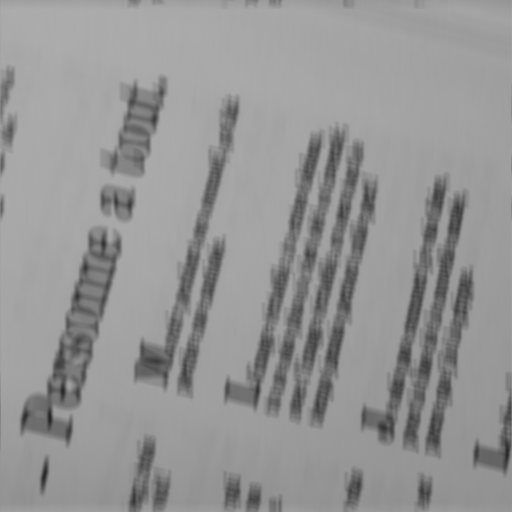
%> input picture part2/imageFloue.png, 512 x 512 px
$ octave studyWienerFilter.m   (GNU Octave 9; MATLAB toolbox functions it lacks are replaced by stand-ins)
%> lines starting %> are read from the running program, lines starting %| are printed output that depends on the picture; in (x1, y1, x2, y2) boxes, pixels count from 0 and x2, y2 are one past the last pixel; in counts of white or black regions, pixels touching at a corner belong together; the program's own positions count from 1
### part2/displayImageWithSpectrum.m
function displayImageWithSpectrum(input)
	figure(1);
	clf;

	% Plot image in grayscale
    grayscale = ([0:255] / 255)' * [1 1 1];

    subplot(1, 2, 1);
    image(input);
    colormap(grayscale);
    title('Image')

	transformed = fft2(input);
    transformed = fftshift(transformed);
    % Use a log scale to reduce displayed dynamic range
    logTransformed = log(abs(transformed) + 1);
    maxValue = max(max(logTransformed));
    minValue = min(min(logTransformed));
    logTransformed = (logTransformed - minValue) / (maxValue - minValue);
    logTransformed = 255 * logTransformed;

    subplot(1, 2, 2);
    image(logTransformed);
    colormap(grayscale);
    title('Frequency representation')
end

### part2/generateDegradingImpulseResponse.m
function output = generateDegradingImpulseResponse(input, width, height)
    imageWidth = size(input, 1);
    imageHeight = size(input, 2);
    output = zeros(imageWidth, imageHeight);

    % We want to obtain an integral of 1 (ie sum of total values = 1)
    value =  1 / (width * height);

    xBegin = ceil((imageWidth / 2) - (width / 2));
    yBegin = ceil((imageHeight / 2) - (height / 2));
    for x = xBegin:(xBegin + width - 1)
        for y = yBegin:(yBegin + height - 1)
            output(y, x) = value;
        end
    end
end

### part2/applyWienerFilter.m
function output = applyWienerFilter(input, reference, degradationImpulseResponse)
    % Convert images coefficient to doubles
    input = double(input);
    reference = double(reference);

    % Compute degradation filter transfer function
    degradationTransferFunction = fft2(degradationImpulseResponse);

    % Compute noise power spectrum from reference image
    Dr = fft2(reference) .* degradationTransferFunction;
    dr = ifft2(Dr);
    dq = round(dr);
    noise = dq - dr;
    noisePowerSpectrum = abs(fft2(noise)) .^ 2;

    % Compute reference image power spectrum
    referencePowerSpectrum = abs(fft2(reference)) .^ 2;

    % Compute Wiener filter transfer function
    HSquared = abs(degradationTransferFunction) .^ 2;
    noiseOverRef = noisePowerSpectrum ./ referencePowerSpectrum;
    wienerTransferFunction = (1 ./ degradationTransferFunction)...
                           .* ( HSquared ./ ( HSquared + noiseOverRef ) );

    % Apply Wiener filter
    output = ifft2( fft2(input) .* wienerTransferFunction );
    output = real(fftshift(output));
end

### part2/applyFilter.m
function output = applyFilter(input, filterImpulseResponse, inverse)
	if (nargin < 3)
		inverse = false;
	end;

    % Convert image coefficient to doubles
    input = double(input);

    % Compute filter transfer function
    transferFunction = fft2(filterImpulseResponse);
	if inverse
		transferFunction = (1 ./ transferFunction);
	end;

    % Apply the filter
    output = ifft2( fft2(input) .* transferFunction );
    output = real(fftshift(output));
end

### part2/studyWienerFilter.m
clc;
disp('==============================================');
disp('Studying image restoration using Wiener filter');

path = 'imageFloue.png';
[input ~] = imread(path);
%> input is the input picture: size 512x512 uint8; min 36, max 172, mean 148.7

%%
disp(' ');
disp(['Displaying image that we want to restore (', path, ')']);
displayImageWithSpectrum(input);
%> in displayImageWithSpectrum, `maxValue = max(max(logTransformed));`: maxValue = 17.48
%> in displayImageWithSpectrum, `minValue = min(min(logTransformed));`: minValue = 0.293
pause;

%%
referencePath = 'imageRef.png';
[reference ~] = imread(referencePath);
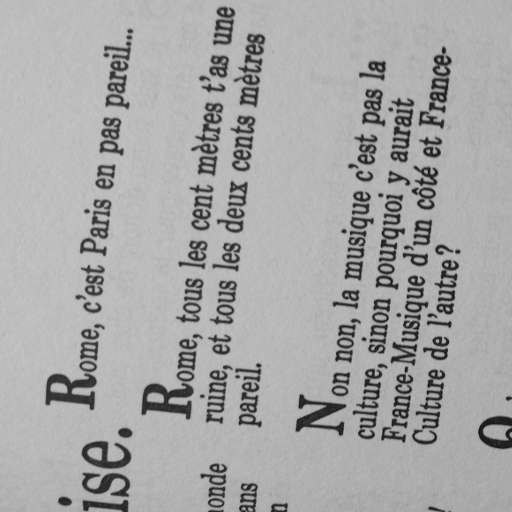
%> input picture part2/imageRef.png, 512 x 512 px
%> reference is the input picture: size 512x512 uint8; min 15, max 199, mean 167.6
disp(' ');
title(['Displaying reference image (', referencePath, ')']);
displayImageWithSpectrum(reference);
pause;

%%
disp(' ');
disp('Creating degrading filter impulse response');
impulseResponse = generateDegradingImpulseResponse(input, 3, 19);
%> after the loop in generateDegradingImpulseResponse, `for x = xBegin:(xBegin + width - 1)`:
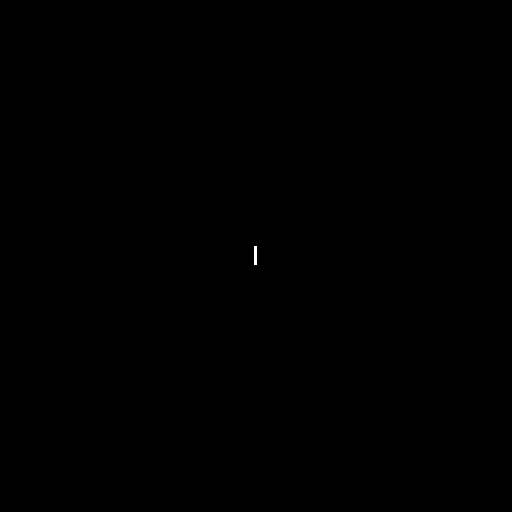
%> output: size 512x512 double; values 0 (black) and 0.0175 (white), 0.02% white; 1 white region, box (x1, y1, x2, y2) and area: (254, 246, 257, 265) 57
displayImageWithSpectrum(impulseResponse);
pause;

%%
disp(' ');
disp('Applying Wiener restoration filter');
fixed = applyWienerFilter(input, reference, impulseResponse);
%> in applyWienerFilter, `noise = dq - dr;`:
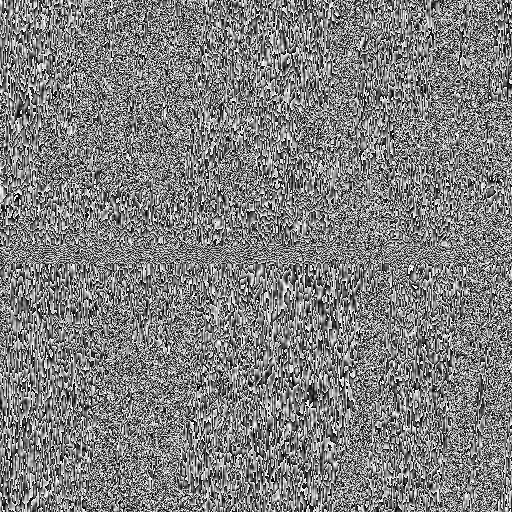
%> noise: size 512x512 double; min -0.491, max 0.491, mean 0.000359; drawn with min black and max white
displayImageWithSpectrum(fixed);
pause;

%%
disp(' ');
disp('Applying simplistic restoration filter');
simplyFixed = applyFilter(input, impulseResponse, true);
displayImageWithSpectrum(simplyFixed);
%> in displayImageWithSpectrum (call 5), `logTransformed = log(abs(transformed) + 1);`:
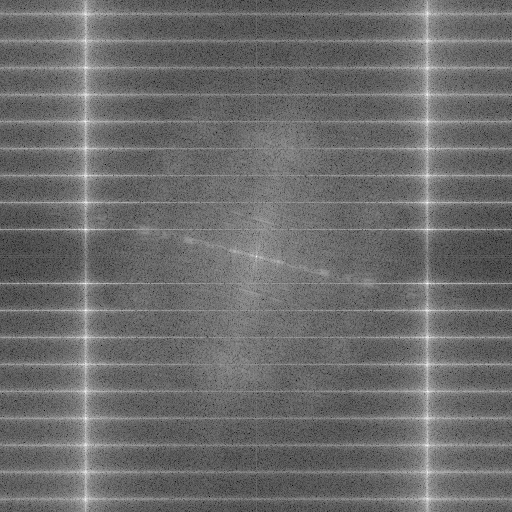
%> logTransformed: size 512x512 double; min 3.22, max 17.65, mean 9.34; drawn with min black and max white
%> in displayImageWithSpectrum (call 5), `maxValue = max(max(logTransformed));`: maxValue = 17.65
%> in displayImageWithSpectrum (call 5), `minValue = min(min(logTransformed));`: minValue = 3.22
pause;

%%
disp(' ');
disp('Applying square impulse-response filter to the restorated image');
squareImpulseResponse = generateDegradingImpulseResponse(input, 3, 3);
%> after the loop in generateDegradingImpulseResponse (call 2), `for x = xBegin:(xBegin + width - 1)`: output: size 512x512 double; values 0 (black) and 0.111 (white), 0% white in thin lines or dots, all inside (x1, y1, x2, y2) = (254, 254, 257, 257)
blurred = applyFilter(input, squareImpulseResponse);
displayImageWithSpectrum(blurred);
%> in displayImageWithSpectrum (call 6), `logTransformed = log(abs(transformed) + 1);`:
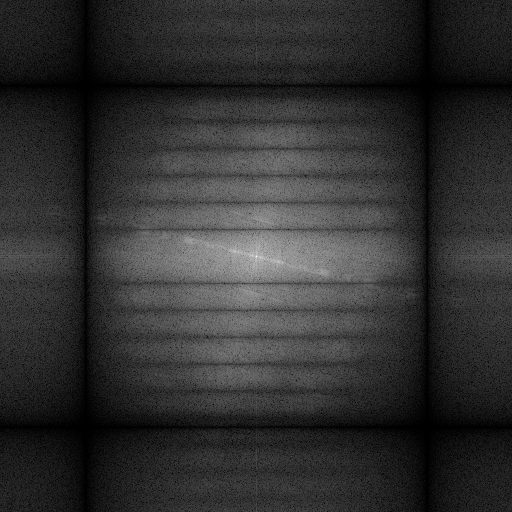
%> logTransformed: size 512x512 double; min 0.000587, max 17.48, mean 3.34; drawn with min black and max white
%> in displayImageWithSpectrum (call 6), `maxValue = max(max(logTransformed));`: maxValue = 17.48
%> in displayImageWithSpectrum (call 6), `minValue = min(min(logTransformed));`: minValue = 0.000587
pause;

%%
disp(' ');
disp('Applying larger square impulse-response filter to the restorated image');
squareImpulseResponse = generateDegradingImpulseResponse(input, 10, 10);
%> after the loop in generateDegradingImpulseResponse (call 3), `for x = xBegin:(xBegin + width - 1)`: output: size 512x512 double; values 0 (black) and 0.01 (white), 0.04% white; 1 white region, box (x1, y1, x2, y2) and area: (250, 250, 260, 260) 100
blurred = applyFilter(input, squareImpulseResponse);
displayImageWithSpectrum(blurred);
%> in displayImageWithSpectrum (call 7), `logTransformed = log(abs(transformed) + 1);`:
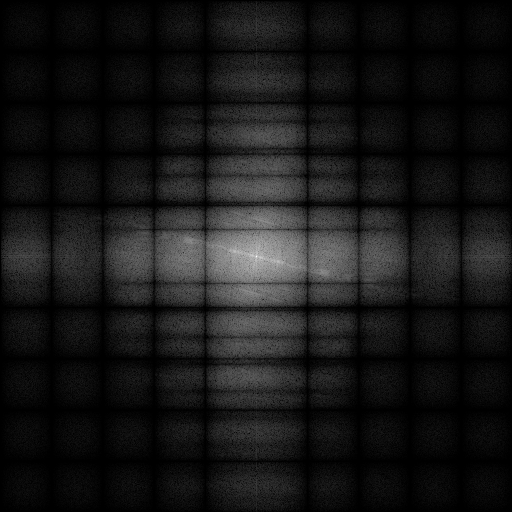
%> logTransformed: size 512x512 double; min 0, max 17.48, mean 1.62; drawn with min black and max white
%> in displayImageWithSpectrum (call 7), `minValue = min(min(logTransformed));`: minValue = 0
pause;

%%
disp(' ');
disp('Applying very large square impulse-response filter to the restorated image');
squareImpulseResponse = generateDegradingImpulseResponse(input, 25, 25);
%> after the loop in generateDegradingImpulseResponse (call 4), `for x = xBegin:(xBegin + width - 1)`: output: size 512x512 double; values 0 (black) and 0.0016 (white), 0.24% white; 1 white region, box (x1, y1, x2, y2) and area: (243, 243, 268, 268) 625
blurred = applyFilter(input, squareImpulseResponse);
displayImageWithSpectrum(blurred);
%> in displayImageWithSpectrum (call 8), `logTransformed = log(abs(transformed) + 1);`:
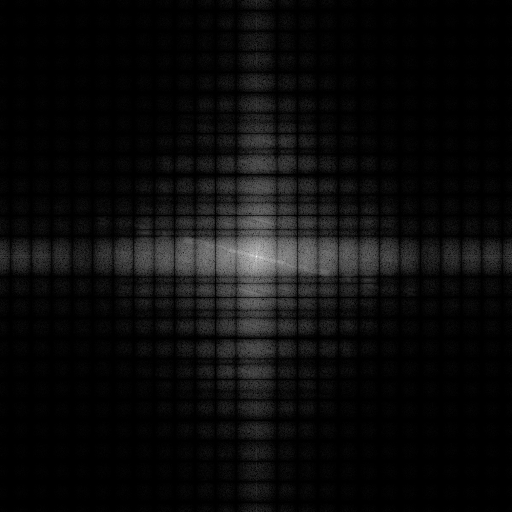
%> logTransformed: size 512x512 double; min 2.2e-05, max 17.48, mean 0.823; drawn with min black and max white
%> in displayImageWithSpectrum (call 8), `minValue = min(min(logTransformed));`: minValue = 2.2e-05
